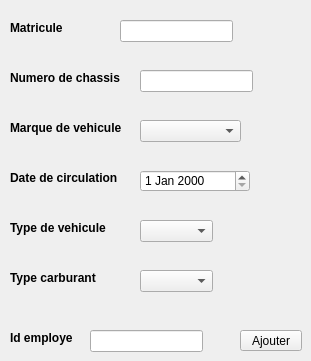
      <widget class="QWidget" name="tab_5">
       <attribute name="title">
        <string>Ajouter </string>
       </attribute>
       <widget class="QLabel" name="label_19">
        <property name="geometry">
         <rect>
          <x>10</x>
          <y>70</y>
          <width>121</width>
          <height>16</height>
         </rect>
        </property>
        <property name="text">
         <string>&lt;html&gt;&lt;head/&gt;&lt;body&gt;&lt;p&gt;&lt;span style=&quot; font-weight:600;&quot;&gt;Numero de chassis&lt;/span&gt;&lt;/p&gt;&lt;/body&gt;&lt;/html&gt;</string>
        </property>
       </widget>
       <widget class="QLineEdit" name="numerochassis">
        <property name="geometry">
         <rect>
          <x>140</x>
          <y>70</y>
          <width>113</width>
          <height>22</height>
         </rect>
        </property>
       </widget>
       <widget class="QLabel" name="label_20">
        <property name="geometry">
         <rect>
          <x>10</x>
          <y>120</y>
          <width>131</width>
          <height>16</height>
         </rect>
        </property>
        <property name="text">
         <string>&lt;html&gt;&lt;head/&gt;&lt;body&gt;&lt;p&gt;&lt;span style=&quot; font-weight:600;&quot;&gt;Marque de vehicule&lt;/span&gt;&lt;/p&gt;&lt;/body&gt;&lt;/html&gt;</string>
        </property>
       </widget>
       <widget class="QLabel" name="label_22">
        <property name="geometry">
         <rect>
          <x>10</x>
          <y>170</y>
          <width>121</width>
          <height>16</height>
         </rect>
        </property>
        <property name="text">
         <string>&lt;html&gt;&lt;head/&gt;&lt;body&gt;&lt;p&gt;&lt;span style=&quot; font-weight:600;&quot;&gt;Date de circulation&lt;/span&gt;&lt;/p&gt;&lt;/body&gt;&lt;/html&gt;</string>
        </property>
       </widget>
       <widget class="QDateEdit" name="datecirculation">
        <property name="geometry">
         <rect>
          <x>140</x>
          <y>170</y>
          <width>110</width>
          <height>22</height>
         </rect>
        </property>
       </widget>
       <widget class="QLabel" name="label_23">
        <property name="geometry">
         <rect>
          <x>10</x>
          <y>220</y>
          <width>111</width>
          <height>16</height>
         </rect>
        </property>
        <property name="text">
         <string>&lt;html&gt;&lt;head/&gt;&lt;body&gt;&lt;p&gt;&lt;span style=&quot; font-weight:600;&quot;&gt;Type de vehicule&lt;/span&gt;&lt;/p&gt;&lt;/body&gt;&lt;/html&gt;</string>
        </property>
       </widget>
       <widget class="QComboBox" name="typev">
        <property name="geometry">
         <rect>
          <x>140</x>
          <y>220</y>
          <width>73</width>
          <height>22</height>
         </rect>
        </property>
       </widget>
       <widget class="QLabel" name="label_24">
        <property name="geometry">
         <rect>
          <x>10</x>
          <y>270</y>
          <width>101</width>
          <height>16</height>
         </rect>
        </property>
        <property name="text">
         <string>&lt;html&gt;&lt;head/&gt;&lt;body&gt;&lt;p&gt;&lt;span style=&quot; font-weight:600;&quot;&gt;Type carburant&lt;/span&gt;&lt;/p&gt;&lt;/body&gt;&lt;/html&gt;</string>
        </property>
       </widget>
       <widget class="QComboBox" name="typecarburant">
        <property name="geometry">
         <rect>
          <x>140</x>
          <y>270</y>
          <width>73</width>
          <height>22</height>
         </rect>
        </property>
       </widget>
       <widget class="QPushButton" name="Ajouter_2">
        <property name="geometry">
         <rect>
          <x>240</x>
          <y>330</y>
          <width>62</width>
          <height>21</height>
         </rect>
        </property>
        <property name="text">
         <string>Ajouter</string>
        </property>
       </widget>
       <widget class="QLabel" name="label_25">
        <property name="geometry">
         <rect>
          <x>10</x>
          <y>330</y>
          <width>81</width>
          <height>16</height>
         </rect>
        </property>
        <property name="text">
         <string>&lt;html&gt;&lt;head/&gt;&lt;body&gt;&lt;p&gt;&lt;span style=&quot; font-weight:600;&quot;&gt;Id employe&lt;/span&gt;&lt;/p&gt;&lt;/body&gt;&lt;/html&gt;</string>
        </property>
       </widget>
       <widget class="QLineEdit" name="idemp">
        <property name="geometry">
         <rect>
          <x>90</x>
          <y>330</y>
          <width>113</width>
          <height>22</height>
         </rect>
        </property>
       </widget>
       <widget class="QLabel" name="label_26">
        <property name="geometry">
         <rect>
          <x>10</x>
          <y>20</y>
          <width>151</width>
          <height>16</height>
         </rect>
        </property>
        <property name="text">
         <string>&lt;html&gt;&lt;head/&gt;&lt;body&gt;&lt;p&gt;&lt;span style=&quot; font-weight:600;&quot;&gt;Matricule&lt;/span&gt;&lt;/p&gt;&lt;/body&gt;&lt;/html&gt;</string>
        </property>
       </widget>
       <widget class="QLineEdit" name="Matricule">
        <property name="geometry">
         <rect>
          <x>120</x>
          <y>20</y>
          <width>113</width>
          <height>22</height>
         </rect>
        </property>
       </widget>
       <widget class="QComboBox" name="marquev">
        <property name="geometry">
         <rect>
          <x>140</x>
          <y>120</y>
          <width>101</width>
          <height>22</height>
         </rect>
        </property>
       </widget>
      </widget>
